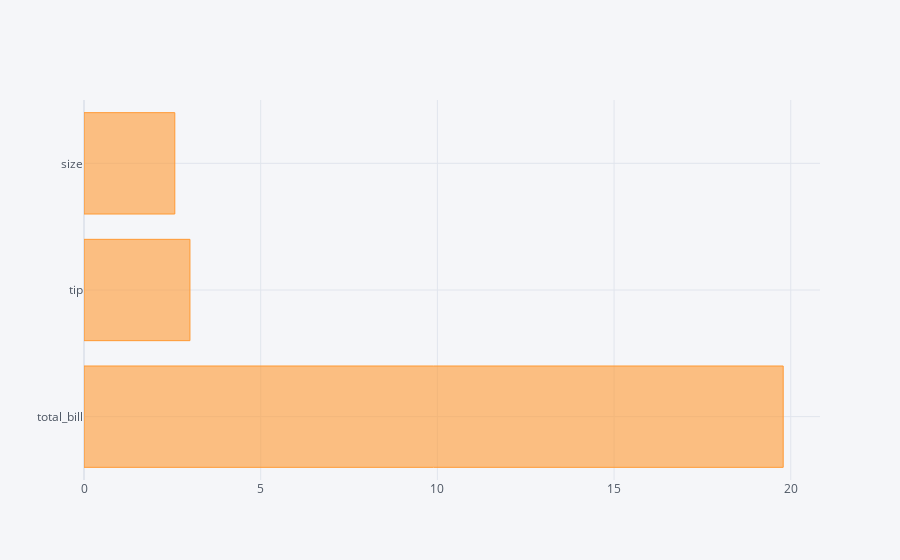

Write notebook code for a chart like this one.
### Code cell
dataset.mean().iplot(kind='barh')

### Figure 1 — Plotly figure (JSON) as saved in the notebook; plotly's stock layout.template omitted (floating-point values rounded to 4 significant figures)
{"data": [{"marker": {"color": "rgba(255, 153, 51, 0.6)", "line": {"color": "rgba(255, 153, 51, 1.0)", "width": 1}}, "name": "None", "orientation": "h", "text": "", "type": "bar", "x": [19.79, 2.998, 2.57], "y": ["total_bill", "tip", "size"]}], "layout": {"legend": {"bgcolor": "#F5F6F9", "font": {"color": "#4D5663"}}, "paper_bgcolor": "#F5F6F9", "plot_bgcolor": "#F5F6F9", "title": {"font": {"color": "#4D5663"}}, "xaxis": {"gridcolor": "#E1E5ED", "showgrid": true, "tickfont": {"color": "#4D5663"}, "title": {"font": {"color": "#4D5663"}, "text": ""}, "zerolinecolor": "#E1E5ED"}, "yaxis": {"gridcolor": "#E1E5ED", "showgrid": true, "tickfont": {"color": "#4D5663"}, "title": {"font": {"color": "#4D5663"}, "text": ""}, "zerolinecolor": "#E1E5ED"}}}
